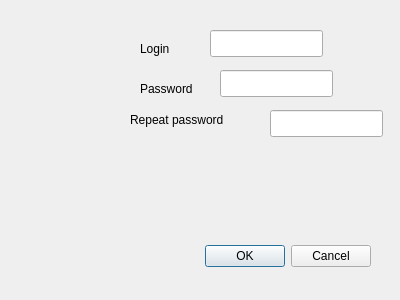
<?xml version="1.0" encoding="UTF-8"?>
<ui version="4.0">
 <class>RegisterDialog</class>
 <widget class="QDialog" name="RegisterDialog">
  <property name="geometry">
   <rect>
    <x>0</x>
    <y>0</y>
    <width>400</width>
    <height>300</height>
   </rect>
  </property>
  <property name="windowTitle">
   <string>Dialog</string>
  </property>
  <widget class="QDialogButtonBox" name="buttonBox">
   <property name="geometry">
    <rect>
     <x>30</x>
     <y>240</y>
     <width>341</width>
     <height>32</height>
    </rect>
   </property>
   <property name="orientation">
    <enum>Qt::Horizontal</enum>
   </property>
   <property name="standardButtons">
    <set>QDialogButtonBox::Cancel|QDialogButtonBox::Ok</set>
   </property>
  </widget>
  <widget class="QLabel" name="pas_l">
   <property name="geometry">
    <rect>
     <x>140</x>
     <y>80</y>
     <width>67</width>
     <height>17</height>
    </rect>
   </property>
   <property name="text">
    <string>Password</string>
   </property>
  </widget>
  <widget class="QLabel" name="log_l">
   <property name="geometry">
    <rect>
     <x>140</x>
     <y>40</y>
     <width>67</width>
     <height>17</height>
    </rect>
   </property>
   <property name="text">
    <string>Login</string>
   </property>
  </widget>
  <widget class="QLabel" name="repPassword_l">
   <property name="geometry">
    <rect>
     <x>130</x>
     <y>110</y>
     <width>121</width>
     <height>20</height>
    </rect>
   </property>
   <property name="text">
    <string>Repeat password</string>
   </property>
  </widget>
  <widget class="QLineEdit" name="Password">
   <property name="geometry">
    <rect>
     <x>220</x>
     <y>70</y>
     <width>113</width>
     <height>27</height>
    </rect>
   </property>
  </widget>
  <widget class="QLineEdit" name="repPassword">
   <property name="geometry">
    <rect>
     <x>270</x>
     <y>110</y>
     <width>113</width>
     <height>27</height>
    </rect>
   </property>
  </widget>
  <widget class="QLineEdit" name="Login">
   <property name="geometry">
    <rect>
     <x>210</x>
     <y>30</y>
     <width>113</width>
     <height>27</height>
    </rect>
   </property>
  </widget>
 </widget>
 <resources/>
 <connections>
  <connection>
   <sender>buttonBox</sender>
   <signal>accepted()</signal>
   <receiver>RegisterDialog</receiver>
   <slot>accept()</slot>
   <hints>
    <hint type="sourcelabel">
     <x>248</x>
     <y>254</y>
    </hint>
    <hint type="destinationlabel">
     <x>157</x>
     <y>274</y>
    </hint>
   </hints>
  </connection>
  <connection>
   <sender>buttonBox</sender>
   <signal>rejected()</signal>
   <receiver>RegisterDialog</receiver>
   <slot>reject()</slot>
   <hints>
    <hint type="sourcelabel">
     <x>316</x>
     <y>260</y>
    </hint>
    <hint type="destinationlabel">
     <x>286</x>
     <y>274</y>
    </hint>
   </hints>
  </connection>
 </connections>
</ui>
